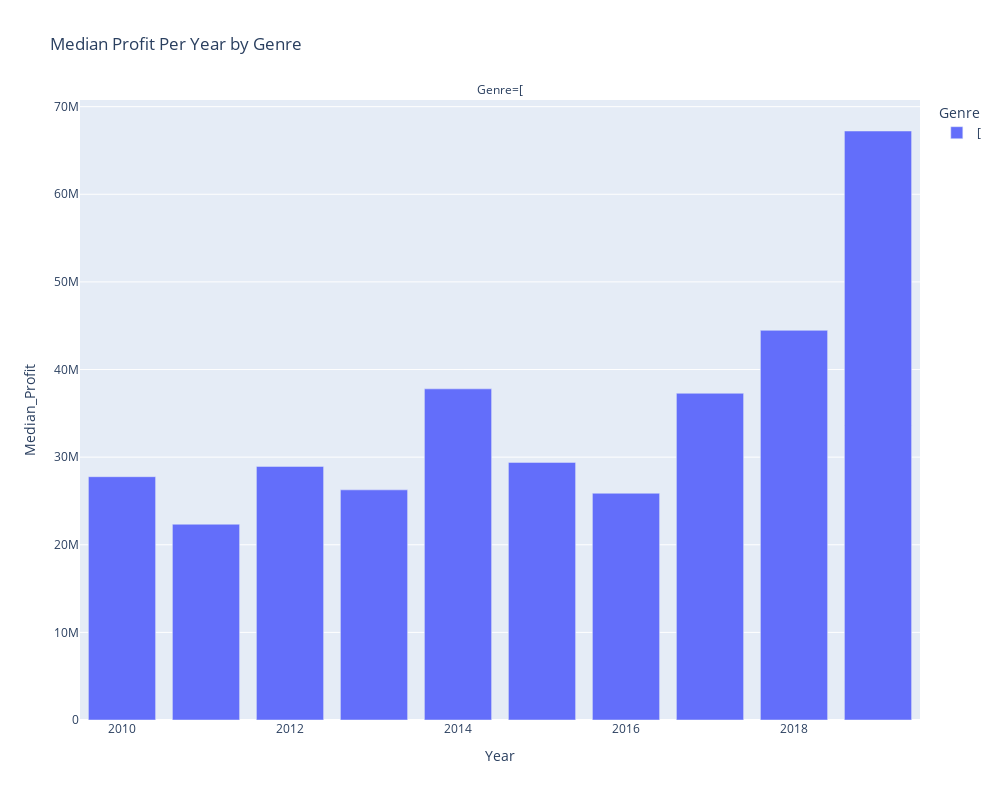

Here is the notebook cell this chart was saved with:
### Code cell
## Creates a list of genres
genrelist = top100_genre['genres'].unique()
## List of years for for-loop
years =  [2010, 2011, 2012, 2013, 2014, 2015, 2016, 2017, 2018, 2019]

## Lists to append to for later zip
glist = []
mlist = []
ylist = []

## For loop to loop through year and genre to get median profit
for year in years:
    df = top100_genre[top100_genre['release_date'].dt.year == year]
    for film_genre in genrelist:
        gendf = df[df['genres'] == film_genre]
        medtest = gendf['Profit'].median()
        glist.append(film_genre)
        ## Checks for nan values, assigns value as zero
        if medtest == np.nan:
            mlist.append(0)
        else:
            mlist.append(medtest)
        ylist.append(year)
    

## Zips lists together to create a dataframe
newdf = pd.DataFrame(list(zip(ylist, glist, mlist)),
              columns=['Year','Genre', 'Median_Profit'])

## Create the multi-faceted bar graph
fig = px.bar(newdf, x='Year', y='Median_Profit', facet_col='Genre', facet_col_wrap=4,
              facet_row_spacing=.1, color='Genre',
              title='Median Profit Per Year by Genre', labels={'y':'Median Profit'}, height=800, width=1000)

fig.show()

top100_genre

### Figure 1 — Plotly figure (JSON) as saved in the notebook; plotly's stock layout.template omitted (floating-point values rounded to 4 significant figures)
{"data": [{"alignmentgroup": "True", "hovertemplate": "Genre=[<br>Year=%{x}<br>Median_Profit=%{y}<extra></extra>", "legendgroup": "[", "marker": {"color": "#636efa"}, "name": "[", "offsetgroup": "[", "orientation": "v", "showlegend": true, "textposition": "auto", "type": "bar", "x": [2010, 2011, 2012, 2013, 2014, 2015, 2016, 2017, 2018, 2019], "xaxis": "x", "y": [27767325, 22343295, 28940000.0, 26260000.0, 37790000.0, 29401758, 25879877, 37287630, 44470000.0, 67221756], "yaxis": "y"}], "layout": {"annotations": [{"font": {}, "showarrow": false, "text": "Genre=[", "x": 0.5, "xanchor": "center", "xref": "paper", "y": 1, "yanchor": "bottom", "yref": "paper"}], "barmode": "relative", "height": 800, "legend": {"title": {"text": "Genre"}, "tracegroupgap": 0}, "title": {"text": "Median Profit Per Year by Genre"}, "width": 1000, "xaxis": {"anchor": "y", "domain": [0, 1], "title": {"text": "Year"}}, "yaxis": {"anchor": "x", "domain": [0, 1], "title": {"text": "Median_Profit"}}}}
